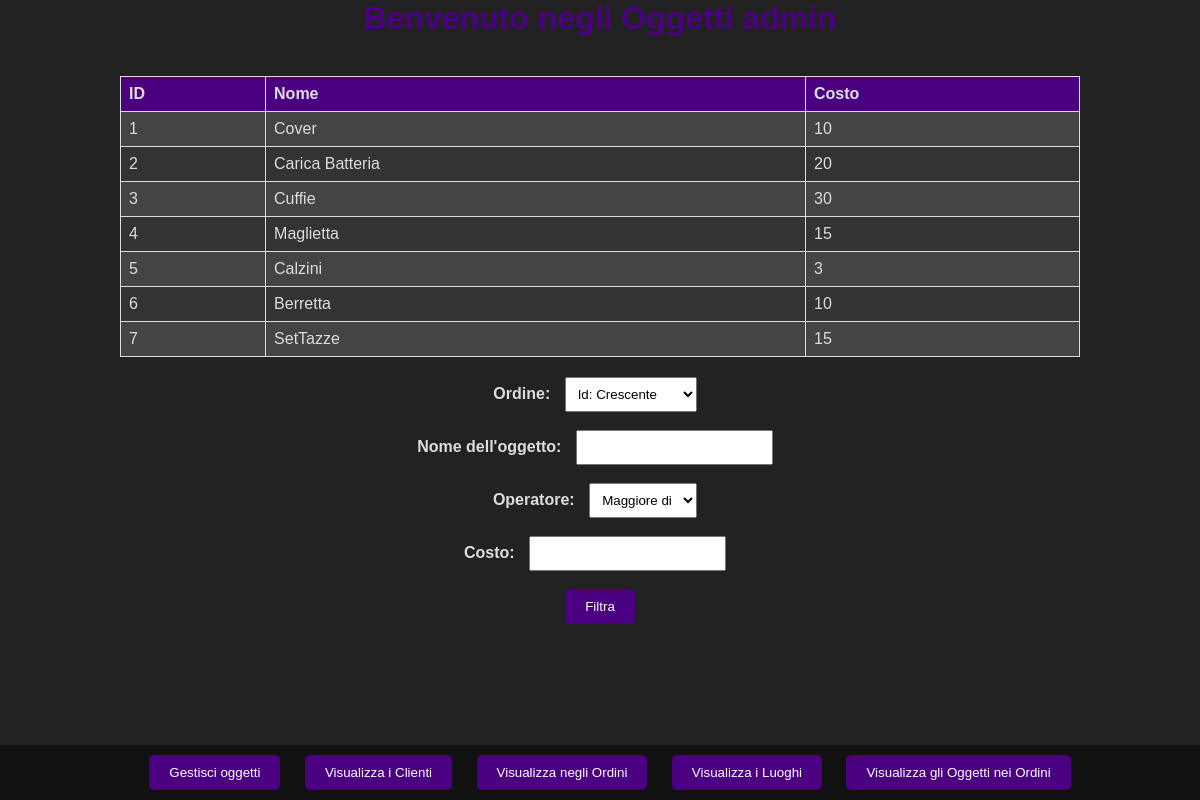
Page /oggetti.php (signed in) on the committed database.
### tables this page shows
CREATE TABLE `oggetti` (
  `id` int(11) NOT NULL,
  `nome` varchar(50) NOT NULL,
  `costo` int(11) NOT NULL
);

### oggetti.php (the view, shortened to what this page needs)
<?php
require "credenziali.php";
if (isset($_SESSION["UTENTE"])) {
    echo "<html>
        <head>
        <style>
        body {
            font-family: Arial, sans-serif;
            margin: 0;
            padding: 0;
            margin-bottom: 70px;
            background-color: #222;
            color: #ddd;
        }
        h1 {
            text-align: center;
            color: #4B0082; /* Indaco */
        }
        table {
            width: 80%;
            margin: auto;
            border-collapse: collapse;
            background-color: #333;
        }
        th, td {
            border: 1px solid #ddd;
            padding: 8px;
            text-align: left;
            color: #ddd;
        }
        th {
            background-color: #4B0082; /* Indaco */
            color: #ddd;
        }
        tr:nth-child(even) {
            background-color: #444;
        }
        footer {
            background-color: #111;
            color: #ddd;
            padding: 10px;
            text-align: center;
            position: fixed;
            bottom: 0;
            width: 100%;
        }
        button {
            padding: 10px 20px;
            margin: 0 10px;
            background-color: #4B0082; /* Indaco */
            color: white;
            border: none;
            border-radius: 5px;
            cursor: pointer;
        }
        button:hover {
            background-color: #6A5ACD; /* Lavanda scuro */
        }
        form {
            margin-top: 20px;
            text-align: center;
        }
        label {
            font-weight: bold;
            margin-right: 10px;
            color: #ddd;
        }
        select, input {
            padding: 8px;
            margin-right: 10px;
        }
    </style>
        </head>
        <body>";
    echo "<h1>Benvenuto negli Oggetti " . $_SESSION["UTENTE"]. "</h1>";
    echo "<footer>
        <button onclick='redirectToPage(\"aggiungi_oggetto.php\")'>Gestisci oggetti</button>
        <button onclick='redirectToPage(\"protetta.php\")'>Visualizza i Clienti</button>
        <button onclick='redirectToPage(\"ordini.php\")'>Visualizza negli Ordini</button>
        <button onclick='redirectToPage(\"luoghi.php\")'>Visualizza i Luoghi</button>
        <button onclick='redirectToPage(\"oggetti_ordini.php\")'>Visualizza gli Oggetti nei Ordini</button>
      </footer><br>";
    try {
        $conn = new PDO("mysql:host=$servername;dbname=$dbname", $username, $password);
        $conn->setAttribute(PDO::ATTR_ERRMODE, PDO::ERRMODE_EXCEPTION);
        $sql = 'SELECT * FROM oggetti';
        $params = [];
        $statement = $conn->prepare($sql);
        $statement->execute($params);
        if ($statement->rowCount() > 0) {
            echo "<table>
                    <tr>
                        <th>ID</th>
                        <th>Nome</th>
                        <th>Costo</th>
                    </tr>";
            while ($row = $statement->fetch(PDO::FETCH_ASSOC)) {
                $nome = $row['nome'] ?? '-';
                $costo = $row['costo'] ?? '-';
                echo "<tr>
                        <td>{$row['id']}</td>
                        <td>{$nome}</td>
                        <td>{$costo}</td>
                    </tr> ";
            }
            echo "</table>";
            echo "<form method='POST'>
                    <label for='ordine'>Ordine:</label>
                    <select name='ordine'>
                        <option>Id: Crescente</option>
                        <option>Id: Decrescente</option>
                    </select><br><br>
                    <label for='nome'>Nome dell'oggetto:</label>
                    <input type='text' name='nome'><br><br>
                    <label for='operatore'>Operatore:</label>
                    <select name='operatore'>
                        <option value='maggiore'>Maggiore di</option>
                        <option value='minore'>Minore di</option>
                    </select><br><br>
                    <label for='costo'>Costo:</label>
                    <input type='number' name='costo'><br><br>
                    <button type='submit'>Filtra</button>
                </form>";
        } else {
            echo "Nessun risultato trovato";
        }
    } catch (PDOException $e) {
        echo "Connection failed: " . $e->getMessage();
    } finally {
        $conn = null;
    }
    echo "</body>
        </html>";
} else {
    echo "Accesso non consentito";
}
?>

### oggetti.php (style rules this page uses)
body { font-family: Arial, sans-serif; margin: 0; padding: 0; margin-bottom: 70px; background-color: #222; color: #ddd; }
h1 { text-align: center; color: #4B0082; }
table { width: 80%; margin: auto; border-collapse: collapse; background-color: #333; }
th, td { border: 1px solid #ddd; padding: 8px; text-align: left; color: #ddd; }
th { background-color: #4B0082; color: #ddd; }
tr:nth-child(even) { background-color: #444; }
footer { background-color: #111; color: #ddd; padding: 10px; text-align: center; position: fixed; bottom: 0; width: 100%; }
button { padding: 10px 20px; margin: 0 10px; background-color: #4B0082; color: white; border: none; border-radius: 5px; cursor: pointer; }
form { margin-top: 20px; text-align: center; }
label { font-weight: bold; margin-right: 10px; color: #ddd; }
select, input { padding: 8px; margin-right: 10px; }

### rows in the picture
oggetti: id "1", nome "Cover", costo "10"
oggetti: id "2", nome "Carica Batteria", costo "20"
oggetti: id "3", nome "Cuffie", costo "30"
oggetti: id "4", nome "Maglietta", costo "15"
oggetti: id "5", nome "Calzini", costo "3"
oggetti: id "6", nome "Berretta", costo "10"
oggetti: id "7", nome "SetTazze", costo "15"
